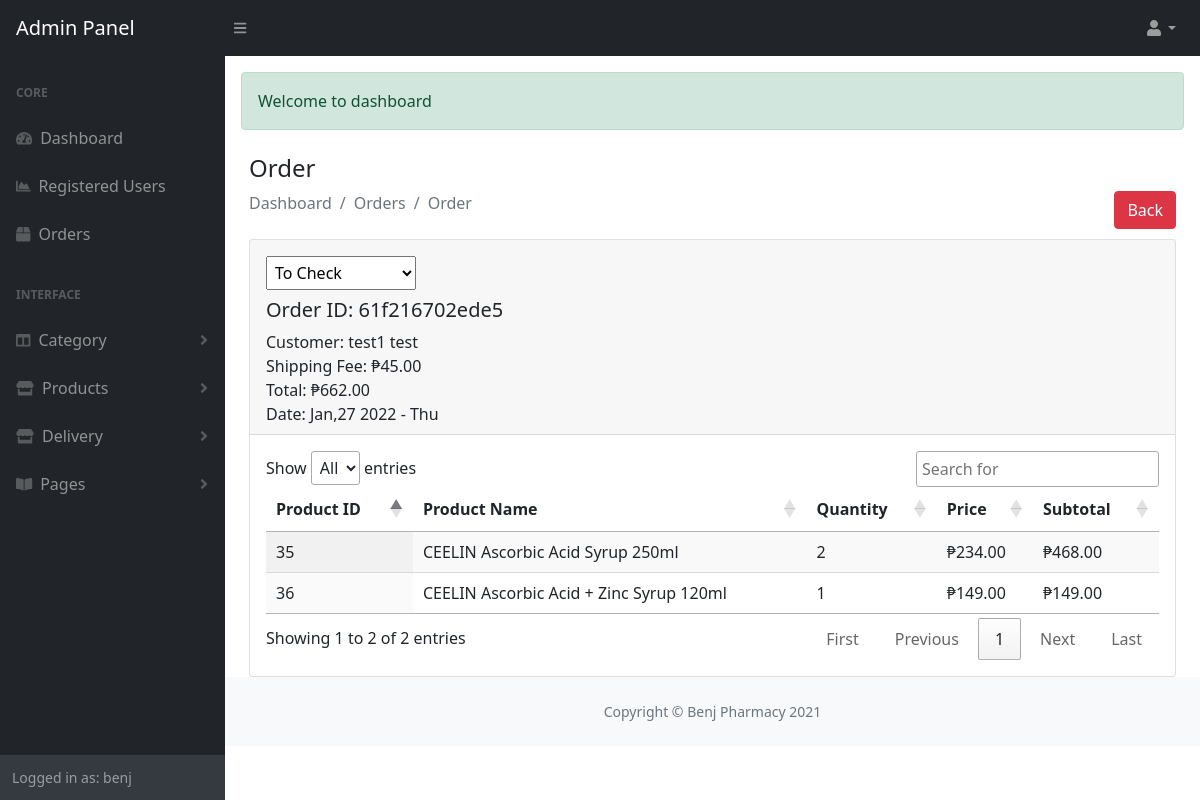
The app's page /admin/order-view-list?id=61f216702ede5 (signed in) with its own data.
### tables this page shows
CREATE TABLE `orders` (
  `order_id` varchar(255) NOT NULL,
  `total` decimal(11,2) NOT NULL,
  `paid` tinyint(1) NOT NULL DEFAULT 0,
  `payment_method` varchar(255) NOT NULL,
  `delivery_status` varchar(255) NOT NULL DEFAULT '0',
  `shipping_fee` decimal(11,2) NOT NULL,
  `user_id` varchar(255) NOT NULL,
  `created_at` timestamp NULL DEFAULT current_timestamp(),
  `updated_at` timestamp NULL DEFAULT current_timestamp()
);

CREATE TABLE `users` (
  `user_id` varchar(100) NOT NULL,
  `first_name` varchar(100) NOT NULL,
  `last_name` varchar(100) NOT NULL,
  `email` varchar(100) NOT NULL,
  `password` varchar(100) NOT NULL,
  `created_at` timestamp NOT NULL DEFAULT current_timestamp() ON UPDATE current_timestamp()
);

CREATE TABLE `orders_products` (
  `order_product_id` int(11) NOT NULL,
  `order_id` varchar(255) NOT NULL,
  `product_id` int(11) NOT NULL,
  `name` varchar(255) NOT NULL,
  `price` decimal(11,2) NOT NULL,
  `quantity` int(11) NOT NULL,
  `created_at` timestamp NULL DEFAULT current_timestamp(),
  `user_id` varchar(255) NOT NULL
);

### admin/order-view-list.php (the view, shortened to what this page needs)
<?php
include('./includes/header.php');
include('./message.php');
if(isset($_GET['id'])){
    $order_id = $_GET['id'];
}else{
    header('Location: order-view');
    exit();
}
?>
<div class="container px-4">
    <h4 class="mt-4">Order</h4>
    <a href="order-view" class="btn btn-danger float-end">Back</a>
    <ol class="breadcrumb mb-4">
        <li class="breadcrumb-item active">Dashboard</li>
        <li class="breadcrumb-item active">Orders</li>
        <li class="breadcrumb-item active">Order</li>
    </ol>
    <div class="row">
        <div class="col-md-12">
            <div class="card">
                <div class="card-header">
                    <?php
                        $user_order_sql = "SELECT op.*, u.*, o.*, o.created_at AS oCreatedAt FROM orders_products op, users u, orders o WHERE op.order_id='$order_id' AND u.user_id=op.user_id AND o.order_id=op.order_id";
                        $user_order_stmt = mysqli_query($conn, $user_order_sql);
                        if(mysqli_num_rows($user_order_stmt)>0){
                            $user_order_res = mysqli_fetch_array($user_order_stmt);
                        }
                    ?>
                    <form action="./includes/functions.php" method="POST">
                        <select class="status p-1 my-2" onchange="submit()" name="status" >
                            <option <?= $user_order_res['delivery_status']==0?'selected':'' ?> value="0">To Check</option>
                        </select>
                    </form>
                    <h5>Order ID: <?= $user_order_res['order_id']?></h5>
                    <p style="margin: 0;">Customer: <?= $user_order_res['first_name'].' '.$user_order_res['last_name']?></p>
                    <p style="margin: 0;">Shipping Fee: ₱<?= $user_order_res['shipping_fee']?></p>
                    <p style="margin: 0;">Total: ₱<?= $user_order_res['total']?></p>
                    <p style="margin: 0;">Date: <?= date('M,d Y - D', strtotime($user_order_res['oCreatedAt']))?></p>
                </div>
                <div class="card-body">
                    <table id="orderEditDatatable" class="display">
                        <thead>
                            <tr>
                                <th>Product ID</th>
                                <th>Product Name</th>
                                <th>Quantity</th>
                                <th>Price</th>
                                <th>Subtotal</th>
                            </tr>
                        </thead>
                        <tbody>
                            <?php
                                $query = "SELECT * FROM orders_products WHERE order_id='$order_id'";
                                $query_run = mysqli_query($conn, $query);
                                if(mysqli_num_rows($query_run)>0){
                                    foreach($query_run as $row){
                                        ?>
                                        <tr>
                                        <td><?= $row['product_id']; ?></td>
                                            <td><?=$row['name']?></td>
                                            <td><?= $row['quantity']; ?></td>
                                            <td>₱<?= $row['price']; ?></td>
                                            <td>₱<?= number_format((float)(number_format((float)$row['price'], 2, '.', '')*number_format((float)$row['quantity'], 2, '.', '')), 2, '.', ''); ?></td>
                                        </tr>
                                        <?php
                                    }
                                }else{
                                    ?>
                                    <tr>
                                        <td colspan="6">No Orders Found</td>
                                    </tr>
                                    <?php
                                }
                            ?>
                        </tbody>
                    </table>
                </div>
            </div>
        </div>
    </div>
</div>
<?php
include('./includes/footer.php');
include('./includes/scripts.php');
?>

### records on screen
orders: status "To Check", order_id "61f216702ede5", shipping_fee "45.00", total "662.00", created_at "Jan,27 2022 - Thu"
users: first_name "test1", last_name "test"
orders_products: product "35", name "CEELIN Ascorbic Acid Syrup 250ml", quantity "2", price "234.00", price+quantity "468.00"
orders_products: product "36", name "CEELIN Ascorbic Acid + Zinc Syrup 120ml", quantity "1", price "149.00"

### other values on screen
$_SESSION['auth_admin']['admin_name'] "benj"
$message "Welcome to dashboard"
